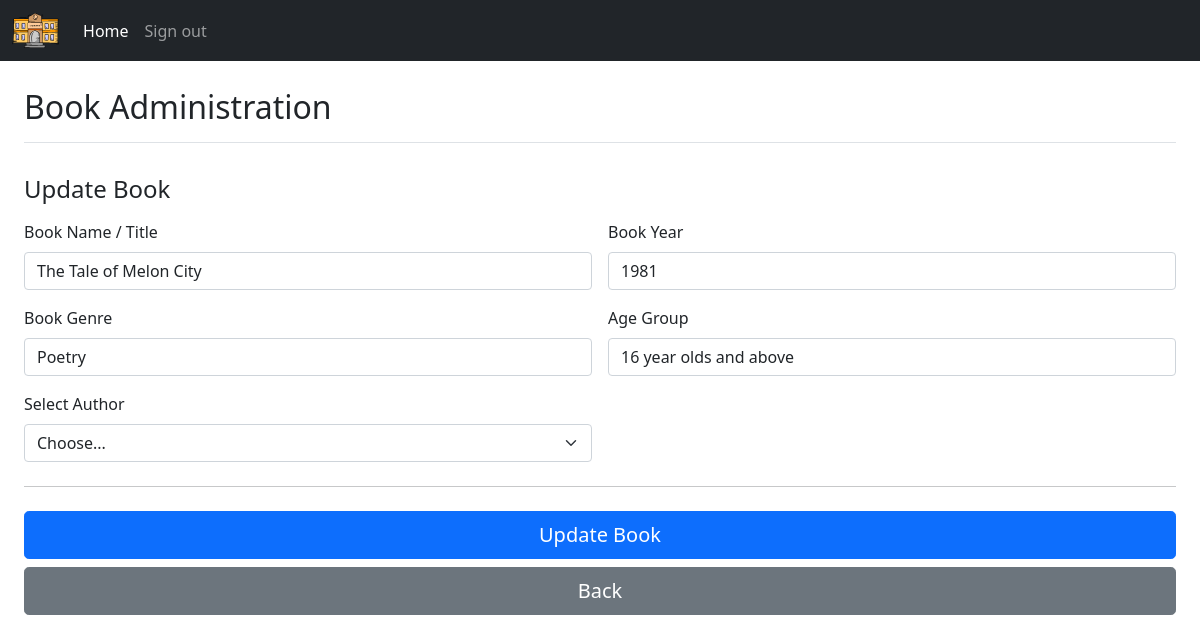
/book_edit.php?book_id=1, run on the app's committed database.
### tables this page shows
CREATE TABLE `books` (
  `book_id` int(11) NOT NULL,
  `book_name` varchar(255) NOT NULL,
  `year` int(11) NOT NULL,
  `genre` varchar(255) NOT NULL,
  `age_group` varchar(255) NOT NULL,
  `author_id` int(11) NOT NULL
);

### functions.php (called while the page is built, shortened)
<?php
function query($sql) {
	global $mysqli;
	$results = mysqli_query($mysqli, $sql);
	$rows = array();
	if(!is_bool($results)){
		while($row = mysqli_fetch_assoc($results)){
			$rows[] = $row;
		}
	}
	return $rows;
}

### book_edit.php (the view, shortened to what this page needs)
<?php
require_once('functions.php');
if(!isset($_GET['book_id'])) {
    $book_id = $_POST['book_id'];
} else {
    $book_id = $_GET['book_id'];
}
$book_info = query('SELECT *
FROM books
WHERE book_id = "'.$book_id.'"');
require('header.php');
?>
<main class="">
    <div class="container-fluid">
        <div class="row">
          <main class="ms-sm-auto px-md-4">
            <div class="d-flex justify-content-between flex-wrap flex-md-nowrap align-items-center pt-3 pb-2 mb-3 border-bottom ">
                <h1 class="h2">Book Administration</h1>
            </div>
            <div class="">
                <div class="">
                    <div class="row g-3 mt-2">
                        <div class="col-md-12 col-lg-12">
                            <h4 class="mb-3">Update Book</h4>
                            <form class="needs-validation" action="book_edit.php" method="post">
                            <?php foreach($book_info as $bi) { ?>
                            <div class="row g-3">
                                <div class="col-6">
                                    <label for="book_name" class="form-label">Book Name / Title</label>
                                    <input type="text" class="form-control" id="book_name" placeholder="Example: Book Name" name="book_name" value="<?php echo $bi['book_name']; ?>">
                                </div>
                                <div class="col-6">
                                    <label for="book_year" class="form-label">Book Year</label>
                                    <input type="text" class="form-control" id="book_year" placeholder="Example: 1982" name="book_year" value="<?php echo $bi['year']; ?>">
                                </div>
                                <div class="col-sm-6">
                                    <label for="book_genre" class="form-label">Book Genre</label>
                                    <input type="text" class="form-control" id="book_genre" placeholder="Example: Novel" name="book_genre" value="<?php echo $bi['genre']; ?>">
                                </div>
                                <div class="col-sm-6">
                                    <label for="age_group" class="form-label">Age Group</label>
                                    <input type="text" class="form-control" id="age_group" placeholder="Example: 16 - 18yrs" name="age_group" value="<?php echo $bi['age_group']; ?>">
                                </div>
                                <div class="col-md-6">
                                    <label for="select_author" class="form-label">Select Author</label>
                                    <select class="form-select" id="select_author" name="select_author">
                                        <option value="">Choose...</option>
                                    </select>
                                </div>
                            </div>
                            <?php } ?>
                            <hr class="my-4">
                            <button class="w-100 btn btn-primary btn-lg" type="submit" name="update_book">Update Book</button>
                            <a href="index.php"><button class="w-100 btn btn-secondary btn-lg my-2" type="button">Back</button></a>
                            </form>
                        </div>
                    </div>
                </div>
            </div>
          </main>
        </div>
      </div>
</main>
<?php require('footer.php'); ?>

### includes/css/navbar-top-fixed.css (style rules this page uses)
body { min-height: 75rem; padding-top: 4.5rem; }

### includes/css/styles.css (style rules this page uses)
* { margin: 0px; padding: 0px; }

### data on the page
books: book_name "The Tale of Melon City", book_year "1981", book_genre "Poetry", age_group "16 year olds and above"
